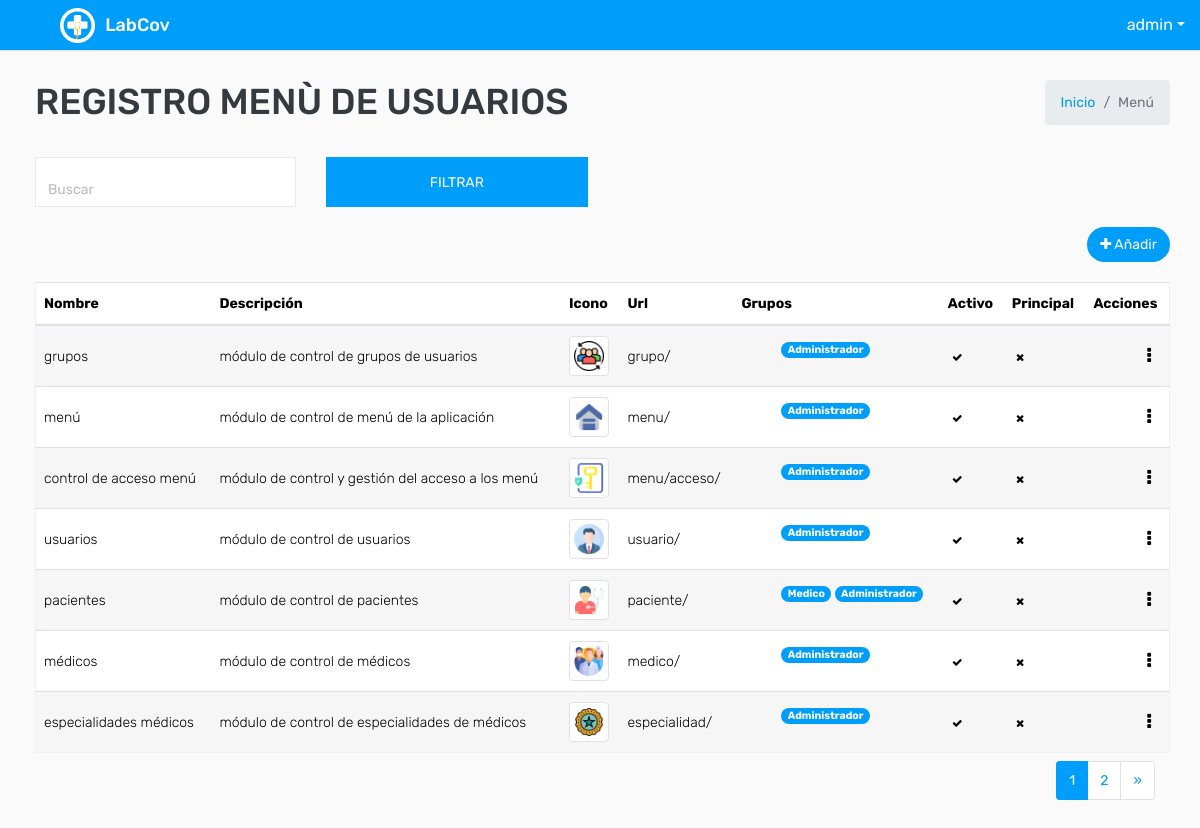
The page /menu/ (signed in) on the database its author committed.
### covid/models.py (models this page shows, shortened)
class ModeloBase(models.Model):
    class Meta:
        abstract = True
    """Model definition for ModeloBase."""
    fecha_creacion = models.DateTimeField(verbose_name='Fecha creación',auto_now_add=True)
    usuario_creacion = models.ForeignKey(settings.AUTH_USER_MODEL, verbose_name='Usuario Creación', related_name='+', blank=True, null=True,on_delete=models.PROTECT, editable=False)
    usuario_modificacion = models.ForeignKey(settings.AUTH_USER_MODEL, verbose_name='Usuario Modificación', related_name='+', blank=True, null=True,on_delete=models.PROTECT , editable=False)
    fecha_modificacion = models.DateTimeField(verbose_name='Fecha Modificación', auto_now=True)

class User(AbstractUser,ModeloBase):
    cedula=models.CharField(max_length=10, verbose_name='Cédula', unique = True)
    tipo_genero = (('N', 'Ninguno'), ('M', 'Masculino'), ('F', 'Femenino'))
    genero = models.CharField('Género', choices=tipo_genero, default='N', max_length=1)

class Menu(ModeloBase):
    titulo = models.CharField(verbose_name='Título',max_length=200)
    descripcion = models.CharField( verbose_name='Descripciòn',max_length=200)
    icono = models.ImageField(verbose_name="icono", upload_to='icon/')
    url = models.CharField(verbose_name='Url', max_length=200)
    grupo = models.ManyToManyField(Group, through='Menu_Groups', verbose_name='Grupos de usuario')
    activo = models.BooleanField(default=True)
    class Meta:
        verbose_name = 'Menu'
        verbose_name_plural = 'Menus'

### covid/views.py (the view)
# urls.py: path('menu/', key.MenuListView.as_view(), name="menu_listar") ,
class MenuListView(LoginRequiredMixin,PermissionRequiredMixin,ListView):
    permission_required = 'covid.view_menu'
    paginate_by = 7
    model = Menu
    template_name = "menu/menu_listar.html"
    def get_queryset(self):
        busqueda = self.request.GET.get("buscar")
        queryset = Menu.objects.all().order_by("pk")
        if busqueda:
            queryset = Menu.objects.filter(
                Q(titulo__icontains= busqueda)|
                Q(descripcion__icontains= busqueda)
                ).distinct().order_by("pk")
        return queryset
    def get_context_data(self, **kwargs):
        context = super().get_context_data(**kwargs)
        context['titulo'] = "Registro  Menù de usuarios"
        return context

### templates/menu/menu_listar.html (shortened to what this page needs)
{% extends 'plantillaBase.html' %} {% block content %}
<div class="mt-2">
    <form action="" method="GET">
        <div class="row filter-row">
            <div class="col-sm-6 col-md-3">
                <div class="form-group form-focus select-focus focused">
                    <input type="text" name="buscar" id="id_buscar" class="form-control float-right" placeholder="Buscar">
                </div>
            </div>
            <div class="col-sm-6 col-md-3">
                <button type="submit" class="btn btn-primary btn-block"> Filtrar </button>
            </div>
        </div>
    </form>
</div>
<div class="row ">
    <div class="col-sm-12 col-12 text-right m-b-20">
        {% if perms.covid.add_menu %}
        <a href="{% url 'menu_crear'%}" class="btn btn btn-primary btn-rounded float-right"><i class="fa fa-plus"></i>
            Añadir</a> {% endif %}
    </div>
</div>
<div class="row">
    <div class="col-md-12">
        <div class="table-responsive">
            <div id="DataTables_Table_0_wrapper" class="dataTables_wrapper dt-bootstrap4 no-footer">
                <div class="row">
                    <div class="col-sm-12">
                        <table class="table table-border table-striped custom-table  mb-0  no-footer" id="DataTables_Table_0" role="grid" aria-describedby="DataTables_Table_0_info">
                            <thead>
                                <tr>
                                    <th>Nombre</th>
                                    <th>Descripción</th>
                                    <th>Icono</th>
                                    <th>Url</th>
                                    <th>Grupos</th>
                                    <th>Activo</th>
                                    <th>Principal</th>
                                    <th>Acciones</th>
                                </tr>
                            </thead>
                            <tbody>
                                {% for dato in object_list %}
                                <tr>
                                    <td>{{ dato.titulo }}</td>
                                    <td>{{ dato.descripcion }}</td>
                                    {% if dato.icono %}
                                    <td><img src="{{dato.icono.url}}" class="img-thumbnail" width="40px"></td>{% else %}
                                    <td><a href="#">No tiene icono</a> </td> {% endif %}
                                    <td>{{ dato.url }}</td>
                                    <td>
                                        <ul>
                                            {% for dato in dato.grupo.all %}
                                            <li class="badge badge-pill badge-info">{{ dato }}</li>
                                            {% endfor %}
                                        </ul>
                                    </td>
                                    <td>
                                        {% if dato.activo == True%}
                                        <a class="badge " data-toggle="tooltip" data-placement="top" title="Activo"><span class="fa fa-check "></span></a> {% else %}
                                        <a class="badge " data-toggle="tooltip" data-placement="top" title="Activo"><span class="fa fa-times "></span></a> {% endif %}
                                    </td>
                                    <td>
                                        {% if dato.es_modulo_principal == True %}
                                        <a class="badge " data-toggle="tooltip" data-placement="top" title="Es principal"><span class="fa fa-check "></span></a> {% else %}
                                        <a class="badge" data-toggle="tooltip" data-placement="top" title="Es principal"><span class="fa fa-times "></span></a> {% endif %}
                                    </td>
                                    <td class="text-right">
                                        <div class="dropdown dropdown-action">
                                            <a class="action-icon dropdown-toggle" data-toggle="dropdown" aria-expanded="false"><i class="fa fa-ellipsis-v"></i></a>
                                        </div>
                                    </td>
                                </tr>
                                {% endfor %}
                            </tbody>
                        </table>
                    </div>
                </div>
            </div>
        </div>
        <div class="container-fluid">
            <ul class="pagination pagination-sm m-0 float-right">
                <nav aria-label="Page navigation example">
                    <ul class="pagination justify-content-center mt-2">
                         {% for i in page_obj.paginator.page_range %} {% if i == page_obj.number %}
                        <li class="page-item active">
                            <a class="page-link" href="#">{{ i }}</a>
                        </li>
                        {% else %}
                        <li class="page-item">
                            <a class="page-link" href="?page={{ i }}">{{ i }}</a>
                        </li>
                        {% endif %} {% endfor %} {% if page_obj.has_next %}
                        <li class="page-item">
                            <a class="page-link" href="?page={{ page_obj.next_page_number }}">&raquo;</a>
                        </li>
                        {% endif %}
                    </ul>
                </nav>
            </ul>
        </div>
    </div>
</div>
{% endblock %}

### templates/plantillaBase.html (shortened to what this page needs)
<!DOCTYPE html>
<html lang="es">
{% load static %}
<head>
    <link rel="stylesheet" type="text/css" href="{% static 'css/bootstrap.min.css'%}">
    <link rel="stylesheet" type="text/css" href="{% static 'css/font-awesome.min.css'%}">
    <link rel="stylesheet" type="text/css" href="{% static 'css/bootstrap-duallistbox.min.css'%}">
    <link rel="stylesheet" type="text/css" href="{% static 'css/style.css'%}"> {% block content_extra_css %} {% endblock content_extra_css %}
</head>
<body>
    <div class="main-wrapper">
        <div class="header">
            <div class="header-left">
                <a href="{% url 'dashboard'%}" class="logo">
                    <img src="{% static 'img/logo.png' %}" width="35" height="35" alt="">
                    <span>LabCov</span></a>
            </div>
            <ul class="nav user-menu float-right">
                <li class="nav-item dropdown has-arrow">
                    <a href="#" class="dropdown-toggle nav-link user-link" data-toggle="dropdown"></span><span>{{ request.user }}</span></a>
                </li>
            </ul>
        </div>
        <div class="page-wrapper ">
            <div class="content ">
                <div class="row mb-2 ">
                    <div class="col-sm-8 ">
                        <h1 class="m-0 text-dark ">{{ titulo.upper }}</h1>
                    </div>
                    <div class="col-sm-4 ">
                        <ol class="breadcrumb float-sm-right ">
                            <li class="breadcrumb-item "><a href="{% url 'dashboard'%} ">Inicio</a></li>
                            <li class="breadcrumb-item active ">Menú</li>
                        </ol>
                    </div>
                </div>
                {% block content %} {% endblock %}
            </div>
        </div>
    </div>
</body>
</html>

### rows shown on the page
User: user "admin"
Menu: titulo "grupos", descripcion "módulo de control de grupos de usuarios", icono (picture), url "grupo/", activo True (drawn)
Menu: titulo "menú", descripcion "módulo de control de menú de la aplicación", icono (picture), url "menu/", activo True (drawn)
Menu: titulo "control de acceso menú", descripcion "módulo de control y gestión del acceso a los menú", icono (picture), url "menu/acceso/", activo True (drawn)
Menu: titulo "usuarios", descripcion "módulo de control de usuarios", icono (picture), url "usuario/", activo True (drawn)
Menu: titulo "pacientes", descripcion "módulo de control de pacientes", icono (picture), url "paciente/", activo True (drawn)
Menu: titulo "médicos", descripcion "módulo de control de médicos", icono (picture), url "medico/", activo True (drawn)
Menu: titulo "especialidades médicos", descripcion "módulo de control de especialidades de médicos", icono (picture), url "especialidad/", activo True (drawn)

### other values the page prints
{{ titulo.upper }} "REGISTRO MENÙ DE USUARIOS"
{{ dato }} "Administrador"
{{ dato }} "Medico"
{{ i }} "1"
{{ i }} "2"
